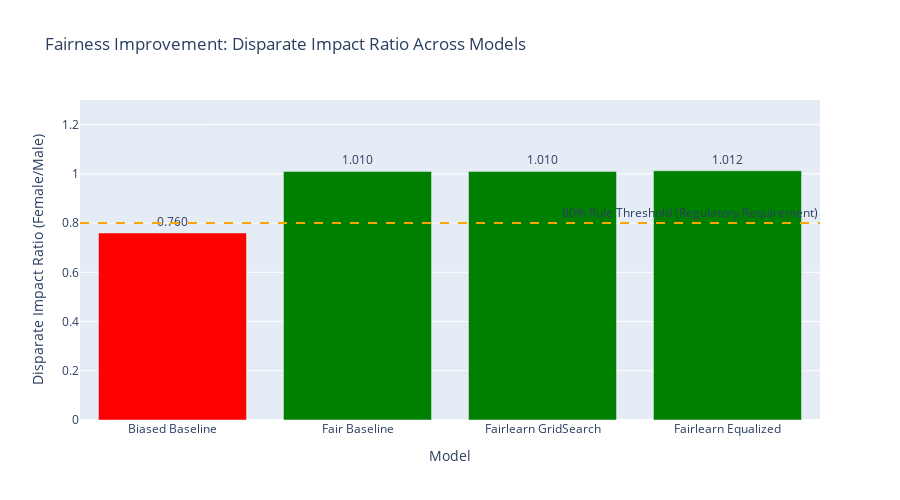

Here is the notebook cell this chart was saved with:
### Code cell
if df is not None:
    # Visualize improvement
    fig = go.Figure()
    
    models_list = list(models.keys())
    di_values = [models[m]['di'] for m in models_list]
    colors = ['red' if di < 0.8 else 'green' for di in di_values]
    
    fig.add_trace(go.Bar(
        x=models_list,
        y=di_values,
        marker_color=colors,
        text=[f"{di:.3f}" for di in di_values],
        textposition='outside'
    ))
    
    fig.add_hline(y=0.8, line_dash="dash", line_color="orange",
                  annotation_text="80% Rule Threshold (Regulatory Requirement)")
    
    fig.update_layout(
        title="Fairness Improvement: Disparate Impact Ratio Across Models",
        xaxis_title="Model",
        yaxis_title="Disparate Impact Ratio (Female/Male)",
        yaxis_range=[0, 1.3],
        height=500
    )
    
    fig.show()
    
    print("\n✅ Result: Both Fairlearn approaches successfully mitigate bias using Microsoft tools")

### Figure 1 — Plotly figure (JSON) as saved in the notebook; plotly's stock layout.template omitted (floating-point values rounded to 4 significant figures)
{"data": [{"marker": {"color": ["red", "green", "green", "green"]}, "text": ["0.760", "1.010", "1.010", "1.012"], "textposition": "outside", "type": "bar", "x": ["Biased Baseline", "Fair Baseline", "Fairlearn GridSearch", "Fairlearn Equalized"], "y": [0.7597, 1.01, 1.01, 1.012]}], "layout": {"annotations": [{"showarrow": false, "text": "80% Rule Threshold (Regulatory Requirement)", "x": 1, "xanchor": "right", "xref": "x domain", "y": 0.8, "yanchor": "bottom", "yref": "y"}], "height": 500, "shapes": [{"line": {"color": "orange", "dash": "dash"}, "type": "line", "x0": 0, "x1": 1, "xref": "x domain", "y0": 0.8, "y1": 0.8, "yref": "y"}], "title": {"text": "Fairness Improvement: Disparate Impact Ratio Across Models"}, "xaxis": {"title": {"text": "Model"}}, "yaxis": {"range": [0, 1.3], "title": {"text": "Disparate Impact Ratio (Female/Male)"}}}}
